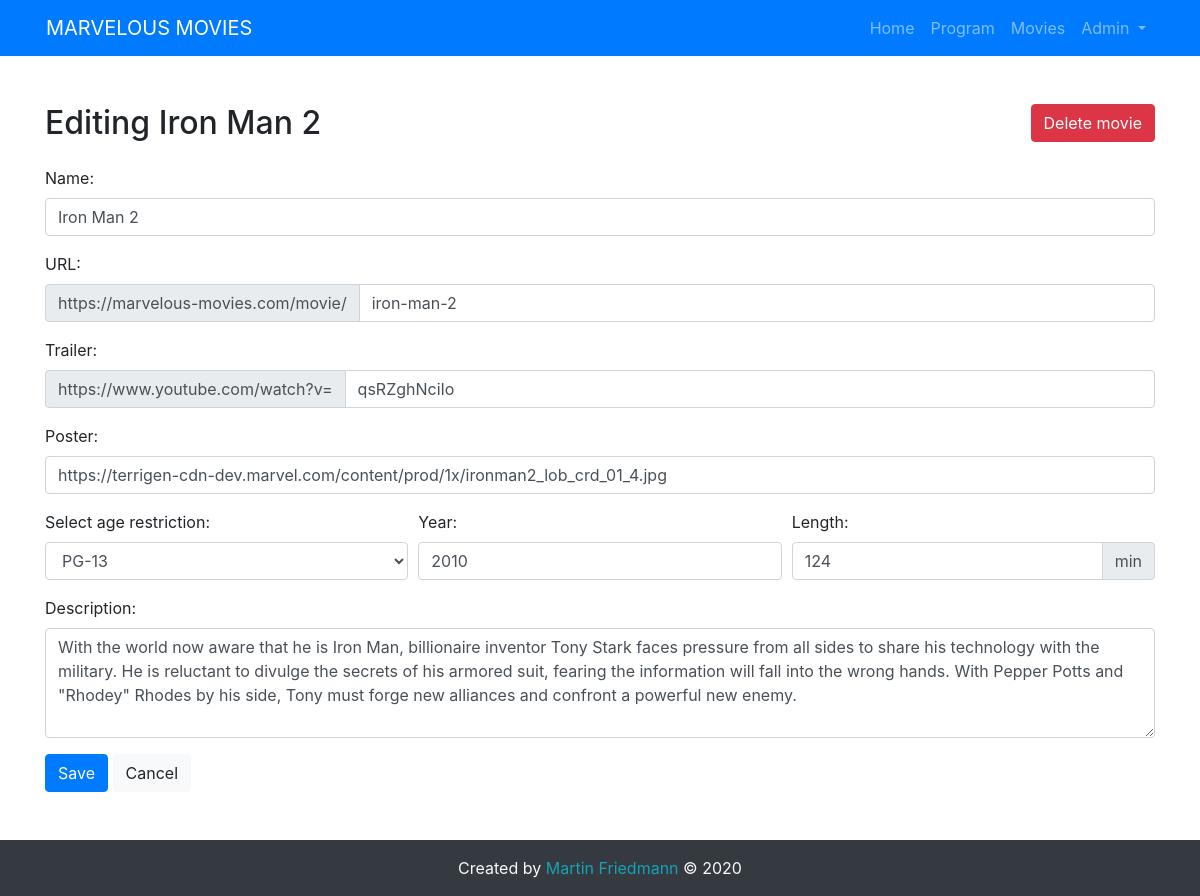
The app's page /movie-edit.php?movie_id=3 (signed in) with its own data.
### tables this page shows
CREATE TABLE `users` (
  `user_id` int(11) NOT NULL,
  `facebook_id` varchar(50) NOT NULL DEFAULT '',
  `name` varchar(100) NOT NULL,
  `email` varchar(255) NOT NULL,
  `password` varchar(255) NOT NULL DEFAULT '',
  `admin` tinyint(1) NOT NULL DEFAULT 0
);

CREATE TABLE `movies` (
  `movie_id` int(11) NOT NULL,
  `url` varchar(255) NOT NULL,
  `name` varchar(255) NOT NULL,
  `age_restriction` varchar(5) NOT NULL DEFAULT 'G',
  `year` int(11) NOT NULL,
  `description` text NOT NULL,
  `length` int(11) NOT NULL,
  `trailer` varchar(255) NOT NULL,
  `poster` varchar(255) NOT NULL
);

### include/auth.php (called while the page is built, shortened)
<?php
    require_once './include/db.php';
    if (!empty($_SESSION['user_id'])){
        $userQuery=$db->prepare('SELECT * FROM users WHERE user_id=:user_id LIMIT 1;');
        $userQuery->execute([
            ':user_id'=>$_SESSION['user_id']
        ]);
        $authenticatedUser = $userQuery->fetch(PDO::FETCH_ASSOC);
    }

### movie-edit.php (the view, shortened to what this page needs)
<?php
    require_once './include/auth.php';
    if(!empty($_GET['movie_id'])){
        $movieQuery=$db->prepare('SELECT * FROM movies WHERE movie_id=:movie_id LIMIT 1;');
        $movieQuery->execute([
            ':movie_id'=>$_GET['movie_id']
        ]);
        $movie = $movieQuery->fetch(PDO::FETCH_ASSOC);
    }
    $errors = [];
    if(!empty($_GET['movie_id'])){
        $pageTitle = 'Editing '.htmlspecialchars($movie['name']);
    } else {
        $pageTitle = 'New movie';
    }
    include './include/header.php';
?>
<main class="d-flex align-items-center">
<div class="container-sm py-5">
    <?php if(!empty($_GET['movie_id'])): ?>
    <form method="post" class="d-inline">
        <input type="submit" class="btn btn-danger float-right" value="Delete movie">
    </form>
    <?php endif ?>
    <h2 class="pb-3"><?= $pageTitle ?></h2>
    <form method="post">
            <div class="form-group">
                <label for="name">Name:</label>
                <input type="text"
                    name="name"
                    id="name"
                    placeholder="Enter name of the movie"
                    required
                    class="form-control <?php echo (!empty($errors['name'])?'is-invalid':''); ?>"
                    value="<?php echo htmlspecialchars(@$movie['name']);?>" />
            </div>
            <div class="form-group">
                <label for="url">URL:</label>
                <div class="input-group">
                    <div class="input-group-prepend">
                        <span class="input-group-text" id="url">https://marvelous-movies.com/movie/</span>
                    </div>
                    <input type="text"
                           name="url"
                           id="url"
                           placeholder="Enter uniqie URL for the movie"
                           aria-describedby="url"
                           required
                           class="form-control <?php echo (!empty($errors['url'])?'is-invalid':''); ?>"
                           value="<?php echo htmlspecialchars(@$movie['url']);?>" />
                </div>
            </div>
            <div class="form-group">
                <label for="url">Trailer:</label>
                <div class="input-group">
                    <div class="input-group-prepend">
                        <span class="input-group-text" id="url">https://www.youtube.com/watch?v=</span>
                    </div>
                    <input type="text"
                           name="trailer"
                           id="trailer"
                           placeholder="Enter YouTube video ID for the movie trailer"
                           aria-describedby="trailer"
                           required
                           class="form-control <?php echo (!empty($errors['trailer'])?'is-invalid':''); ?>"
                           value="<?php echo htmlspecialchars(@$movie['trailer']);?>" />
                </div>
            </div>
            <div class="form-group">
                <label for="name">Poster:</label>
                <input type="text"
                    name="poster"
                    id="poster"
                    placeholder="Enter URL of the movie poster"
                    required
                    class="form-control <?php echo (!empty($errors['poster'])?'is-invalid':''); ?>"
                    value="<?php echo htmlspecialchars(@$movie['poster']);?>" />
            </div>
            <div class="form-row">
                <div class="form-group col-sm">
                    <label for="age-restriction">Select age restriction:</label>
                    <select name="age-restriction"
                            id="age-restriction"
                            required
                            class="form-control <?php echo (!empty($errors['age-restriction'])?'is-invalid':''); ?>">
                        <option <?php echo (@$movie['age_restriction']=="PG-13")?'selected':'' ?> value="PG-13">PG-13</option>
                    </select>
                </div>
                <div class="form-group col-sm">
                    <label for="year">Year:</label>
                    <input type="number"
                           name="year"
                           id="year"
                           placeholder="Enter year when was movie released"
                           min="1970"
                           max="2020"
                           required
                           class="form-control <?php echo (!empty($errors['year'])?'is-invalid':''); ?>"
                           value="<?php echo htmlspecialchars(@$movie['year']);?>" />
                </div>
                <div class="form-group col-sm">
                    <label for="length">Length:</label>
                    <div class="input-group">
                        <input type="number"
                               name="length"
                               id="length"
                               placeholder="Enter length of the movie"
                               aria-describedby="length"
                               min="1"
                               required
                               class="form-control <?php echo (!empty($errors['length'])?'is-invalid':''); ?>"
                               value="<?php echo htmlspecialchars(@$movie['length']);?>" />
                        <div class="input-group-append">
                            <span class="input-group-text" id="length">min</span>
                        </div>
                    </div>
                </div>
            </div>
            <div class="form-group">
                <label for="description">Description:</label>
                <textarea name="description"
                          id="description"
                          placeholder="Type movie description"
                          rows="4"
                          required
                          class="form-control <?php echo (!empty($errors['description'])?'is-invalid':''); ?>"
                          ><?php echo htmlspecialchars(@$movie['description']);?></textarea>
            </div>
            <button type="submit" class="btn btn-primary">Save</button>
            <a href="./movies"    class="btn btn-light">Cancel</a>
        </form>
    </div>
</main>
<?php include './include/footer.php'; ?>

### include/header.php (shortened to what this page needs)
<!DOCTYPE html>
<html lang="en">
<head>
    <link rel="stylesheet" href="./css/style.css">
    <link rel="stylesheet" href="https://stackpath.bootstrapcdn.com/font-awesome/4.7.0/css/font-awesome.min.css">
    <link rel="stylesheet" href="https://maxcdn.bootstrapcdn.com/bootstrap/4.4.1/css/bootstrap.min.css">
</head>
<body>
<header class="bg-primary">
    <nav class="navbar navbar-expand-sm navbar-dark container-sm">
        <a class="navbar-brand" href="./">MARVELOUS MOVIES</a>
        <div class="collapse navbar-collapse" id="navbarSupportedContent">
            <ul class="navbar-nav ml-auto">
                <li class="nav-item <?php echo ($pageTitle != 'Home') ?: 'active' ?>">
                    <a class="nav-link" href="./">Home</a>
                </li>
                <li class="nav-item <?php echo ($pageTitle != 'Program') ?: 'active' ?>">
                    <a class="nav-link" href="./program">Program</a>
                </li>
                <li class="nav-item <?php echo ($pageTitle != 'Movies') ?: 'active' ?>">
                    <a class="nav-link" href="./movies">Movies</a>
                </li>
                <?php if(empty($authenticatedUser)): ?>
                <li class="nav-item">
                    <a class="nav-link <?php echo ($pageTitle != 'Sign In') ?: 'active' ?>" href="./sign-in">Sign in</a>
                </li>
                <?php else: ?>
                <li class="nav-item dropdown">
                    <a class="nav-link dropdown-toggle"
                       href="#"
                       id="navbarDropdown"
                       role="button"
                       data-toggle="dropdown"
                       aria-haspopup="true"
                       aria-expanded="false">
                        <?= htmlspecialchars($authenticatedUser['name']) ?>
                    </a>
                </li>
                <?php endif ?>
            </ul>
        </div>
    </nav>
</header>

### records on screen
users: name "Admin"
movies: name "Editing Iron Man 2", name "Iron Man 2", url "iron-man-2", trailer "qsRZghNciIo", poster "https://terrigen-cdn-dev.marvel.com/content/prod/1x/ironman2_lob_crd_01_4.jpg", age-restriction "PG-13", year "2010", length "124", description "With the world now aware that he is Iron Man, billionaire inventor Tony Stark faces pressure from all sides to share his technology with the military. He is reluctant to divulge the secrets of his armored suit, fearing the information will fall into the wrong hands. With Pepper Potts and \"Rhodey\" Rhodes by his side, Tony must forge new alliances and confront a powerful new enemy."
